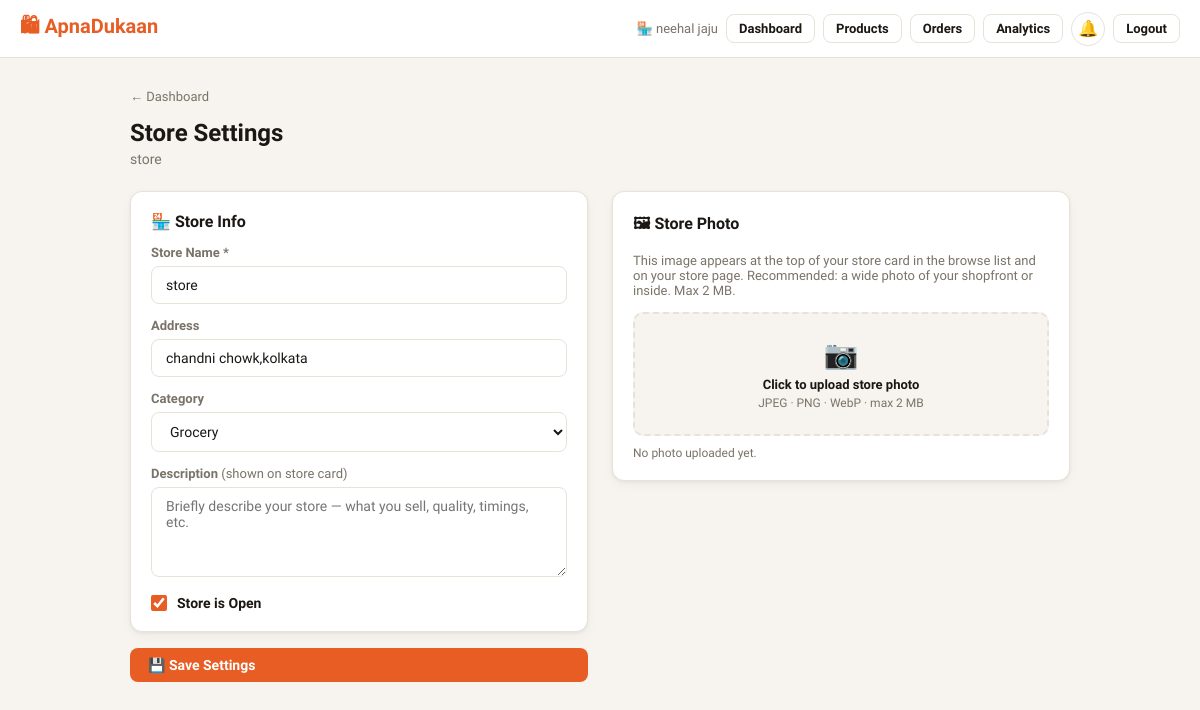
Page /owner/store/settings (signed in) on the earlier database version.
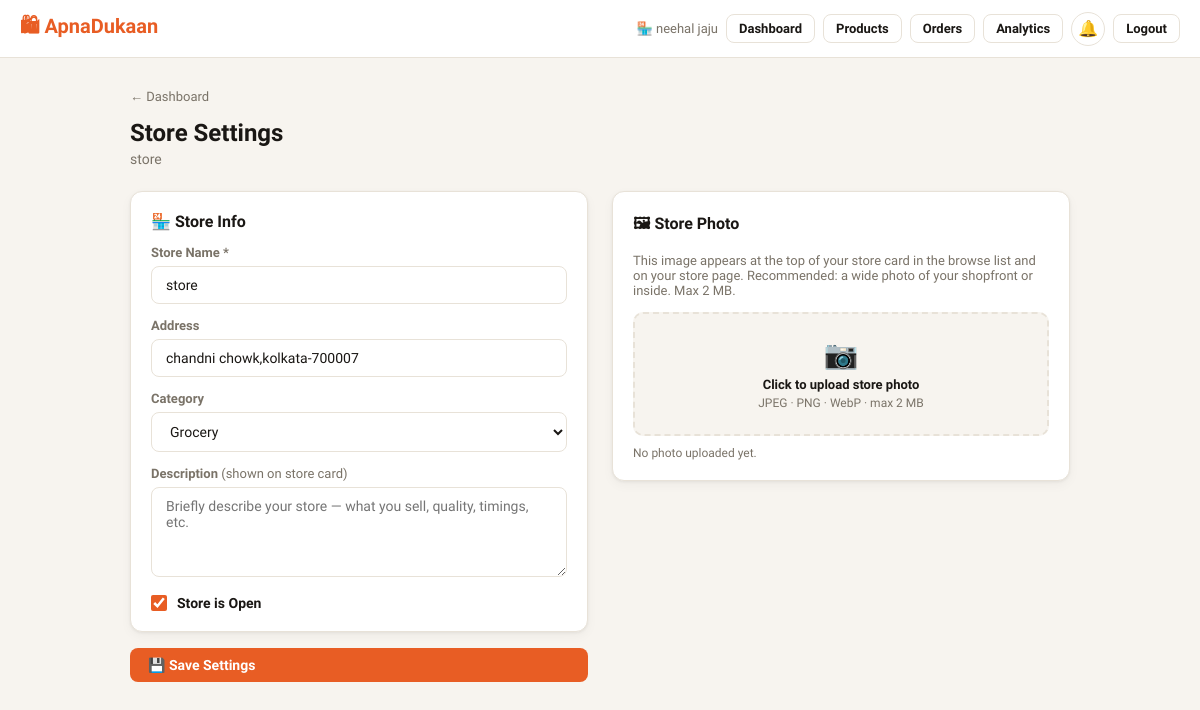
Same page on the later database version.
### tables this page shows
CREATE TABLE stores(store_id TEXT PRIMARY KEY,owner_id TEXT NOT NULL,
  name TEXT NOT NULL,owner_name TEXT NOT NULL,address TEXT NOT NULL DEFAULT'',
  category TEXT NOT NULL DEFAULT'General',qr_code TEXT NOT NULL,
  points INTEGER NOT NULL DEFAULT 0,is_open INTEGER NOT NULL DEFAULT 1,
  is_approved INTEGER NOT NULL DEFAULT 1,
  description TEXT NOT NULL DEFAULT'',
  image_b64 TEXT,image_mime TEXT NOT NULL DEFAULT'image/jpeg',
  created_at TEXT NOT NULL DEFAULT(datetime('now')), latitude REAL, longitude REAL,
  FOREIGN KEY(owner_id) REFERENCES owners(owner_id));

### app.py (the view, shortened to what this page needs)
    @app.route("/owner/store/settings",methods=["GET","POST"])
    @owner_required
    def owner_store_settings():
        sid=session["store_id"]; conn=get_db()
        store=conn.execute("SELECT * FROM stores WHERE store_id=?",(sid,)).fetchone()
        return render_template("owner_store_settings.html",store=store,categories=STORE_CATEGORIES)

### app.py (called while the page is built)
def _register_db_hooks(app):
    @app.teardown_appcontext
    def close_db(exc=None):
        db = g.pop("db", None)
        if db: db.close()

def get_db():
    if "db" not in g:
        from flask import current_app
        g.db = sqlite3.connect(current_app.config["DB_PATH"], timeout=30, check_same_thread=False)
        g.db.row_factory = sqlite3.Row
        for pragma in ("PRAGMA journal_mode=WAL","PRAGMA busy_timeout=30000",
                       "PRAGMA synchronous=NORMAL","PRAGMA foreign_keys=ON"):
            g.db.execute(pragma)
    return g.db

def get_unread_count(recipient_type, recipient_id):
    try:
        r = get_db().execute(
            "SELECT COUNT(*) FROM notifications WHERE recipient_type=? AND recipient_id=? AND is_read=0",
            (recipient_type, recipient_id)).fetchone()
        return r[0] if r else 0
    except Exception:
        return 0

def owner_required(f):
    @wraps(f)
    def d(*a,**kw):
        if not session.get("owner_id"):
            flash("Please log in to access your store dashboard.","error")
            return redirect(url_for("owner_login"))
        return f(*a,**kw)
    return d

def _register_security_headers(app):
    @app.after_request
    def add_headers(response):
        h = response.headers
        h["X-Content-Type-Options"]="nosniff"; h["X-Frame-Options"]="SAMEORIGIN"
        h["X-XSS-Protection"]="1; mode=block"; h["Referrer-Policy"]="strict-origin-when-cross-origin"
        h["Permissions-Policy"]="geolocation=(self),microphone=(),camera=()"
        if app.config.get("SESSION_COOKIE_SECURE"):
            h["Strict-Transport-Security"]="max-age=31536000; includeSubDomains"
        if request.path.startswith(("/owner/","/my-","/control-panel/")):
            h["Cache-Control"]="no-store,no-cache,must-revalidate,private"
        return response

### templates/owner_store_settings.html (shortened to what this page needs)
{% extends "base.html" %}
{% block content %}
<div style="margin-bottom:14px;"><a href="/owner/dashboard" style="font-size:13px;color:var(--muted);">← Dashboard</a></div>
<h1 class="page-title">Store Settings</h1>
<p class="page-subtitle">{{ store.name }}</p>
<form method="POST" action="/owner/store/settings" enctype="multipart/form-data">
  <div class="grid2" style="gap:24px;align-items:start;">
    <div>
      <div class="card" style="margin-bottom:16px;">
        <div style="font-weight:700;margin-bottom:14px;">🏪 Store Info</div>
        <div class="form-group">
          <label class="form-label">Store Name *</label>
          <input class="form-input" name="name" value="{{ store.name }}" required>
        </div>
        <div class="form-group">
          <label class="form-label">Address</label>
          <input class="form-input" name="address" value="{{ store.address }}">
        </div>
        <div class="form-group">
          <label class="form-label">Category</label>
          <select class="form-select" name="category">
            {% for c in categories %}
            <option value="{{ c }}" {% if store.category == c %}selected{% endif %}>{{ c }}</option>
            {% endfor %}
          </select>
        </div>
        <div class="form-group">
          <label class="form-label">Description <span style="font-weight:400;color:var(--muted);">(shown on store card)</span></label>
          <textarea class="form-textarea" name="description" style="min-height:90px;"
                    placeholder="Briefly describe your store — what you sell, quality, timings, etc.">{{ store.description or '' }}</textarea>
        </div>
        <div class="form-group" style="margin-bottom:0;">
          <label style="display:flex;align-items:center;gap:10px;cursor:pointer;">
            <input type="checkbox" name="is_open" {% if store.is_open %}checked{% endif %}
                   style="width:16px;height:16px;accent-color:var(--orange);">
            <span style="font-size:14px;font-weight:600;">Store is Open</span>
          </label>
        </div>
      </div>
      <button class="btn btn-primary" type="submit" style="width:100%;">💾 Save Settings</button>
    </div>
    <div>
      <div class="card">
        <div style="font-weight:700;margin-bottom:14px;">🖼 Store Photo</div>
        <p style="font-size:13px;color:var(--muted);margin-bottom:14px;">
          This image appears at the top of your store card in the browse list and on your store page.
          Recommended: a wide photo of your shopfront or inside. Max 2 MB.
        </p>
        <div class="img-drop" onclick="document.getElementById('store-img-inp').click()">
          <div style="font-size:28px;margin-bottom:6px;">📷</div>
          <div style="font-size:13px;font-weight:600;">Click to upload store photo</div>
          <div style="font-size:12px;color:var(--muted);margin-top:4px;">JPEG · PNG · WebP · max 2 MB</div>
        </div>
        {% if store.image_b64 %}
        <img
             id="store-img-preview"
             style="width:100%;border-radius:10px;object-fit:cover;max-height:200px;margin-top:12px;"
             alt="Store photo">
        <div style="font-size:12px;color:var(--muted);margin-top:6px;">Current photo — upload a new one to replace it.</div>
        {% else %}
        <div style="font-size:12px;color:var(--muted);margin-top:10px;">No photo uploaded yet.</div>
        {% endif %}
      </div>
    </div>
  </div>
</form>
{% endblock %}

### templates/base.html (shortened to what this page needs)
<!DOCTYPE html>
<html lang="en">
<head>
</head>
<body>
<nav class="nav">
  <a href="/" class="nav-brand">🛍 ApnaDukaan</a>
  <div class="nav-actions">
    <div id="nav-menu" class="nav-menu">
      {% if session.customer_name %}
      <span class="nav-user">👤 {{ session.customer_name }}</span>
      <form action="/search_product" method="GET" class="nav-search">
        <input
          type="text"
          name="q"
          placeholder="Search products..."
          class="nav-search-input"
        >
      </form>
      <a href="/my-orders" class="btn btn-outline btn-sm">🛒 My Orders</a>
      <a href="/my-points" class="btn btn-outline btn-sm">⭐ Points</a>
      <a href="/scan" class="btn btn-outline btn-sm">📷 Scan</a>
      {% if cart_count > 0 %}
        <span class="points-pill">🛒 {{ cart_count }} · ₹{{ cart_total }}</span>
      {% endif %}
      <a href="/notifications" class="notif-bell nav-item nav-highlight" title="Notifications">
        🔔<span>Notifications</span>{% if notif_count > 0 %}<span class="notif-dot">{{ notif_count if notif_count < 100 else '99+' }}</span>{% endif %}
      </a>
      <a href="/customer/logout" class="btn btn-outline btn-sm">Logout</a>
    {% elif session.owner_id %}
      <span class="nav-user">🏪 {{ owner_name }}</span>
      <a href="/owner/dashboard" class="btn btn-outline btn-sm">Dashboard</a>
      <a href="/owner/products" class="btn btn-outline btn-sm">Products</a>
      <a href="/owner/orders" class="btn btn-outline btn-sm">Orders</a>
      <a href="/owner/analytics" class="btn btn-outline btn-sm">Analytics</a>
      <a href="/owner/notifications" class="notif-bell" title="Notifications">
        🔔{% if notif_count > 0 %}<span class="notif-dot">{{ notif_count if notif_count < 100 else '99+' }}</span>{% endif %}
      </a>
      <a href="/owner/logout" class="btn btn-outline btn-sm">Logout</a>
    {% endif %}
    </div>
    </div>
</nav>
<div class="container">
  {% block content %}{% endblock %}
</div>
</body>
</html>

### templates/base.html (style rules this page uses)
:root { --bg:#F7F4EF;--card:#fff;--border:#E8E2D8;--text:#1A1714;--muted:#7A7368; --orange:#E85D24;--ol:#FEF0E9;--green:#1D9E75;--gl:#EAF7F1;--blue:#185FA5;--bl:#EBF3FC; --red:#D42B2B;--rl:#FEF0F0;--yellow:#CA8A04;--yl:#FEFCE8;--r:12px; --sh:0 1px 3px rgba(0,0,0,.06),0 4px 12px rgba(0,0,0,.04); }
* { box-sizing:border-box;margin:0;padding:0; }
body { font-family:'Plus Jakarta Sans',sans-serif;background:var(--bg);color:var(--text);min-height:100vh; }
a { color:inherit;text-decoration:none; }
.nav { background:var(--card);border-bottom:1px solid var(--border);padding:0 20px; display:flex;align-items:center;justify-content:space-between;height:58px;position:sticky;top:0;z-index:100; }
.nav-brand { font-size:20px;font-weight:700;color:var(--orange); }
.nav-actions { display:flex;align-items:center;gap:8px;flex-wrap:wrap; }
.nav-user { font-size:13px;color:var(--muted); }
.container { max-width:980px;margin:0 auto;padding:28px 20px; }
.page-title { font-size:24px;font-weight:700;margin-bottom:4px; }
.page-subtitle { font-size:14px;color:var(--muted);margin-bottom:24px; }
.card { background:var(--card);border:1px solid var(--border);border-radius:var(--r);padding:20px;box-shadow:var(--sh); }
.btn { display:inline-flex;align-items:center;gap:6px;padding:9px 18px;border-radius:8px; font-size:14px;font-weight:600;cursor:pointer;border:none;transition:all .15s;font-family:inherit; }
.btn-primary { background:var(--orange);color:#fff; }
.btn-outline { background:transparent;border:1.5px solid var(--border);color:var(--text); }
.btn-sm { padding:6px 12px;font-size:13px; }
.grid2 { display:grid;grid-template-columns:1fr 1fr;gap:16px; }
.form-group { margin-bottom:14px; }
.form-label { font-size:13px;font-weight:600;color:var(--muted);margin-bottom:6px;display:block; }
.form-input,.form-select,.form-textarea { width:100%;padding:10px 14px;border:1.5px solid var(--border); border-radius:8px;font-size:14px;font-family:inherit;background:var(--card);color:var(--text);transition:border .15s; }
.form-textarea { resize:vertical;min-height:80px; }
.notif-bell { position:relative;display:inline-flex;align-items:center;justify-content:center; width:34px;height:34px;border-radius:50%;border:1.5px solid var(--border); background:var(--card);cursor:pointer;font-size:16px;transition:all .15s; }
.nav-menu { display: flex;align-items: center;gap: 8px }

### templates/owner_store_settings.html (style rules this page uses)
.img-drop { border:2px dashed var(--border);border-radius:10px;padding:24px;text-align:center; cursor:pointer;transition:border-color .15s;background:var(--bg); }

Differences in the rows shown:
changed stores "store": address "chandni chowk,kolkata" → "chandni chowk,kolkata-700007"
